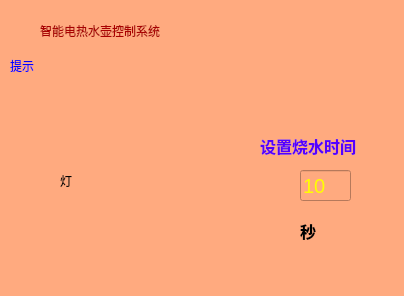
<?xml version="1.0" encoding="UTF-8"?>
<ui version="4.0">
 <class>Server</class>
 <widget class="QMainWindow" name="Server">
  <property name="geometry">
   <rect>
    <x>0</x>
    <y>0</y>
    <width>404</width>
    <height>296</height>
   </rect>
  </property>
  <property name="windowTitle">
   <string>Server</string>
  </property>
  <property name="styleSheet">
   <string notr="true">background-color: rgb(255, 170, 127);</string>
  </property>
  <widget class="QWidget" name="centralwidget">
   <widget class="QGroupBox" name="groupBox">
    <property name="geometry">
     <rect>
      <x>730</x>
      <y>310</y>
      <width>331</width>
      <height>131</height>
     </rect>
    </property>
    <property name="title">
     <string>控制台</string>
    </property>
    <widget class="QLabel" name="label">
     <property name="geometry">
      <rect>
       <x>30</x>
       <y>20</y>
       <width>81</width>
       <height>16</height>
      </rect>
     </property>
     <property name="text">
      <string>端口：</string>
     </property>
    </widget>
    <widget class="QTextEdit" name="textEdit_Recv">
     <property name="geometry">
      <rect>
       <x>10</x>
       <y>60</y>
       <width>151</width>
       <height>31</height>
      </rect>
     </property>
    </widget>
    <widget class="QPushButton" name="pushButton_Listen">
     <property name="geometry">
      <rect>
       <x>210</x>
       <y>20</y>
       <width>93</width>
       <height>28</height>
      </rect>
     </property>
     <property name="text">
      <string>侦听</string>
     </property>
    </widget>
    <widget class="QLineEdit" name="lineEdit_Port">
     <property name="geometry">
      <rect>
       <x>90</x>
       <y>20</y>
       <width>113</width>
       <height>21</height>
      </rect>
     </property>
    </widget>
    <widget class="QTextEdit" name="textEdit_Send">
     <property name="geometry">
      <rect>
       <x>170</x>
       <y>60</y>
       <width>151</width>
       <height>31</height>
      </rect>
     </property>
    </widget>
    <widget class="QPushButton" name="pushButton_Send">
     <property name="geometry">
      <rect>
       <x>230</x>
       <y>100</y>
       <width>93</width>
       <height>28</height>
      </rect>
     </property>
     <property name="text">
      <string>发送</string>
     </property>
    </widget>
   </widget>
   <widget class="QLabel" name="label_2">
    <property name="geometry">
     <rect>
      <x>40</x>
      <y>10</y>
      <width>341</width>
      <height>41</height>
     </rect>
    </property>
    <property name="styleSheet">
     <string notr="true">font: 20pt &quot;楷体&quot;;
color: rgb(170, 0, 0);</string>
    </property>
    <property name="text">
     <string>智能电热水壶控制系统</string>
    </property>
   </widget>
   <widget class="QLabel" name="label_3">
    <property name="geometry">
     <rect>
      <x>60</x>
      <y>100</y>
      <width>161</width>
      <height>161</height>
     </rect>
    </property>
    <property name="styleSheet">
     <string notr="true"/>
    </property>
    <property name="text">
     <string>灯</string>
    </property>
   </widget>
   <widget class="QLabel" name="label_4">
    <property name="geometry">
     <rect>
      <x>10</x>
      <y>50</y>
      <width>311</width>
      <height>31</height>
     </rect>
    </property>
    <property name="styleSheet">
     <string notr="true">font: 16pt &quot;Adobe Arabic&quot;;
color:blue</string>
    </property>
    <property name="text">
     <string>提示</string>
    </property>
   </widget>
   <widget class="QLineEdit" name="lineEdit">
    <property name="geometry">
     <rect>
      <x>300</x>
      <y>170</y>
      <width>51</width>
      <height>31</height>
     </rect>
    </property>
    <property name="font">
     <font>
      <pointsize>15</pointsize>
     </font>
    </property>
    <property name="styleSheet">
     <string notr="true">background-color: rgb(255, 170, 127);
color: rgb(255, 255, 0);</string>
    </property>
    <property name="text">
     <string>10</string>
    </property>
   </widget>
   <widget class="QLabel" name="label_5">
    <property name="geometry">
     <rect>
      <x>260</x>
      <y>130</y>
      <width>131</width>
      <height>31</height>
     </rect>
    </property>
    <property name="font">
     <font>
      <family>宋体</family>
      <pointsize>12</pointsize>
      <weight>75</weight>
      <bold>true</bold>
     </font>
    </property>
    <property name="styleSheet">
     <string notr="true">color: rgb(85, 0, 255);</string>
    </property>
    <property name="text">
     <string>设置烧水时间</string>
    </property>
   </widget>
   <widget class="QLabel" name="label_6">
    <property name="geometry">
     <rect>
      <x>300</x>
      <y>220</y>
      <width>51</width>
      <height>21</height>
     </rect>
    </property>
    <property name="font">
     <font>
      <family>宋体</family>
      <pointsize>12</pointsize>
      <weight>75</weight>
      <bold>true</bold>
     </font>
    </property>
    <property name="text">
     <string>秒</string>
    </property>
   </widget>
  </widget>
  <widget class="QStatusBar" name="statusbar"/>
 </widget>
 <resources/>
 <connections/>
</ui>
